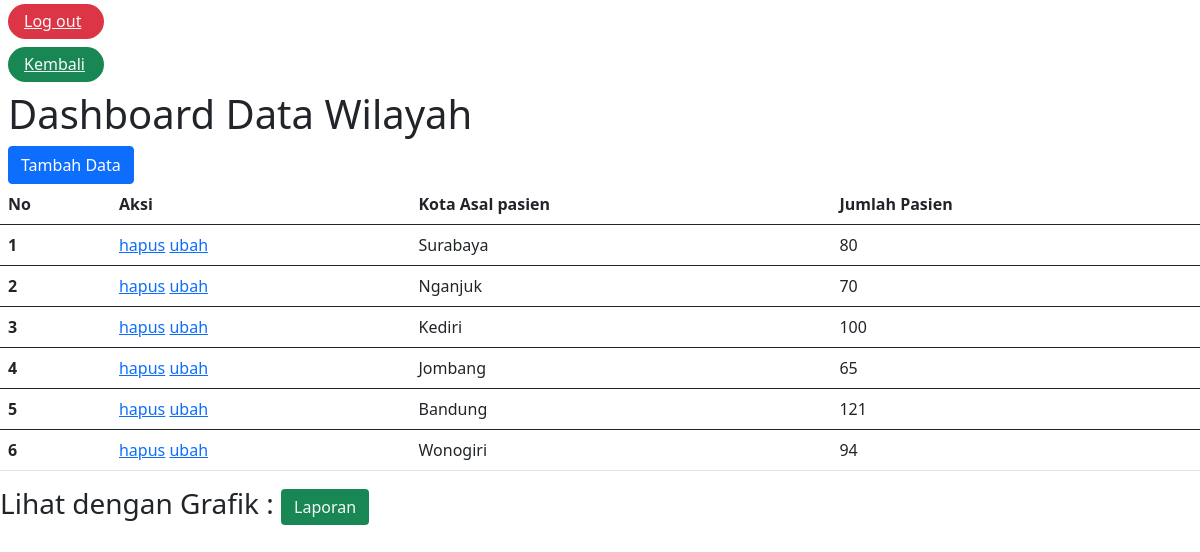
Page /dataWilayah/wilayah.php (signed in) on the committed database.
### tables this page shows
CREATE TABLE `wilayah` (
  `id` int(255) NOT NULL,
  `wilayah` varchar(255) NOT NULL,
  `totalpasien` int(255) NOT NULL
);

### dataWilayah/functions.php (called while the page is built, shortened)
<?php
    $conn = mysqli_connect("localhost", "root", "", "inovamedika");
    function query($query){
        global $conn;
        $result = mysqli_query($conn ,$query);
        $rows = [];
        while( $row = mysqli_fetch_assoc($result) ){
            $rows[] = $row;
        }
        return $rows;
    };
?>

### dataWilayah/wilayah.php (the view, shortened to what this page needs)
<?php
require 'functions.php';
$containerAkun = query("SELECT * FROM wilayah");
?>
<!doctype html>
<html>
  <head>
    <link href="https://cdn.jsdelivr.net/npm/bootstrap@5.1.0/dist/css/bootstrap.min.css" rel="stylesheet">
  </head>
  <body>
    <h6 class="mt-1 mx-2 bg-danger pt-2 pb-2 px-3 rounded-pill" style="width: 6rem;"><a class="link-light" href="../logout.php">Log out</a></h6>
    <h6 class="mt-1 mx-2 bg-success pt-2 pb-2 px-3 rounded-pill" style="width: 6rem;"><a class="link-light" href="../admin.php">Kembali</a></h6>
    <h1 class="mx-2">Dashboard Data Wilayah</h1>
    <a class="mx-2" href="tambah.php"><button class ="btn btn-primary">Tambah Data</button></a>
        <table class="table">
          <thead>
            <tr>
              <th scope="col">No</th>
              <th scope="col">Aksi</th>
              <th scope="col">Kota Asal pasien</th>
              <th scope="col">Jumlah Pasien</th>
            </tr>
          </thead>
          <?php $i = 1; ?>
          <?php foreach($containerAkun as $akun){ ?>
            <tbody>
                <tr>
                  <th scope="row"><?php echo $i ?></th>
                  <td>
                      <a href="hapus.php?id=<?php echo $akun["id"] ?>" class="hapus">hapus</a>
                      <a href="ubah.php?id=<?php echo $akun["id"] ?>">ubah</a>
                  </td>
                  <td><?php echo $akun["wilayah"] ?></td>
                  <td><?php echo $akun["totalpasien"] ?></td>
                </tr>
            </tbody>
            <?php $i++ ?>
            <?php } ?>
        </table>
        <h3>Lihat dengan Grafik : <a class="btn bg-success text-light mt-5 d-inline" href="../laporan/laporan.php">Laporan</a></h3>
  </body>
</html>

### rows in the picture
wilayah: wilayah "Surabaya", totalpasien "80"
wilayah: wilayah "Nganjuk", totalpasien "70"
wilayah: wilayah "Kediri", totalpasien "100"
wilayah: wilayah "Jombang", totalpasien "65"
wilayah: wilayah "Bandung", totalpasien "121"
wilayah: wilayah "Wonogiri", totalpasien "94"
